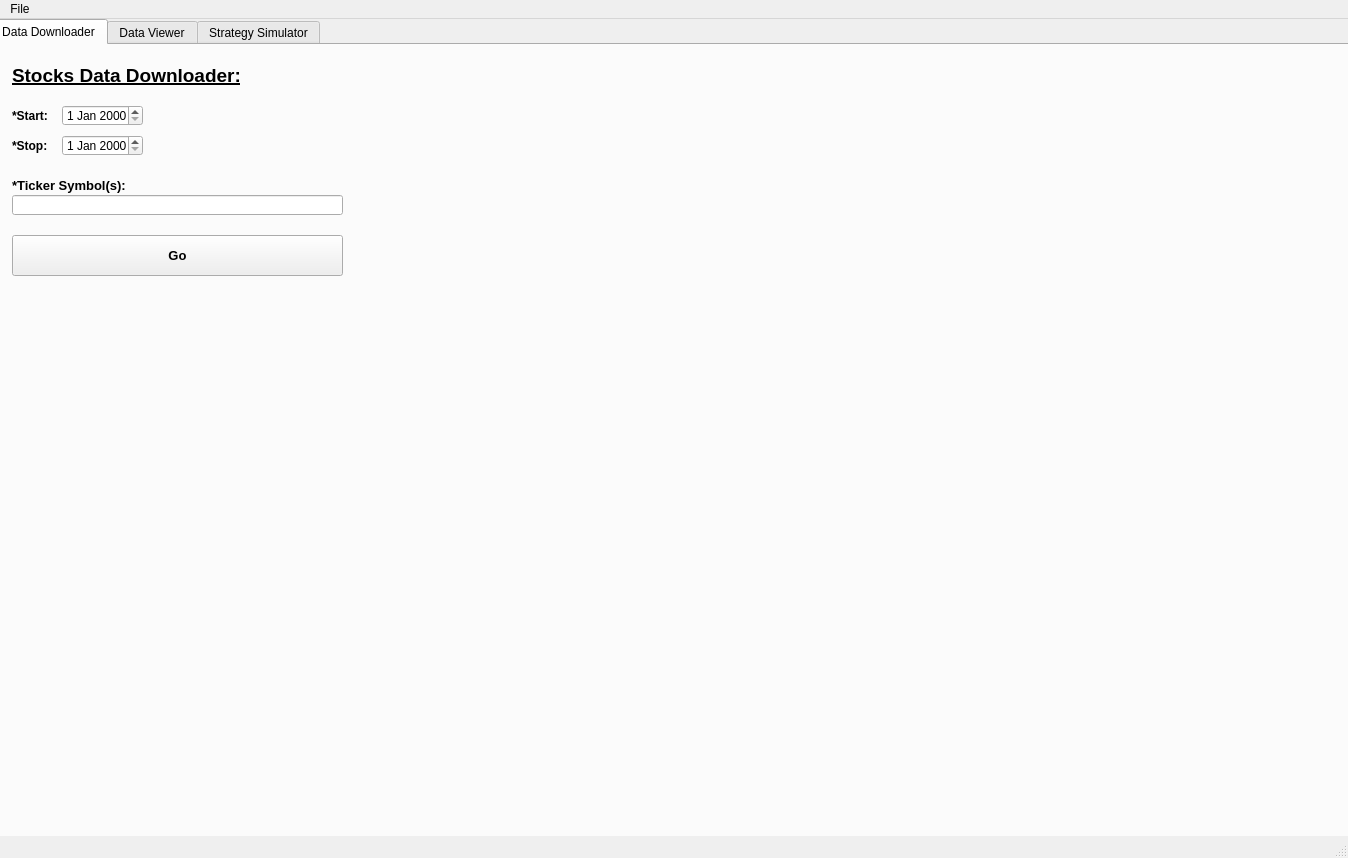
<?xml version="1.0" encoding="UTF-8"?>
<ui version="4.0">
 <class>Toolbox</class>
 <widget class="QMainWindow" name="Toolbox">
  <property name="geometry">
   <rect>
    <x>0</x>
    <y>0</y>
    <width>1348</width>
    <height>858</height>
   </rect>
  </property>
  <property name="windowTitle">
   <string>Toolbox</string>
  </property>
  <widget class="QWidget" name="centralwidget">
   <widget class="QTabWidget" name="TabWidget">
    <property name="geometry">
     <rect>
      <x>-10</x>
      <y>0</y>
      <width>1361</width>
      <height>821</height>
     </rect>
    </property>
    <property name="currentIndex">
     <number>0</number>
    </property>
    <widget class="QWidget" name="DataDownloader_Tab">
     <attribute name="title">
      <string>Data Downloader</string>
     </attribute>
     <widget class="QDateEdit" name="Stop_dateedit">
      <property name="geometry">
       <rect>
        <x>70</x>
        <y>90</y>
        <width>81</width>
        <height>21</height>
       </rect>
      </property>
     </widget>
     <widget class="QLabel" name="Stop_label">
      <property name="geometry">
       <rect>
        <x>20</x>
        <y>90</y>
        <width>41</width>
        <height>21</height>
       </rect>
      </property>
      <property name="font">
       <font>
        <weight>75</weight>
        <bold>true</bold>
       </font>
      </property>
      <property name="text">
       <string>*Stop:</string>
      </property>
     </widget>
     <widget class="QLabel" name="TickerSymbols_label">
      <property name="geometry">
       <rect>
        <x>20</x>
        <y>130</y>
        <width>121</width>
        <height>21</height>
       </rect>
      </property>
      <property name="font">
       <font>
        <pointsize>10</pointsize>
        <weight>75</weight>
        <bold>true</bold>
       </font>
      </property>
      <property name="text">
       <string>*Ticker Symbol(s):</string>
      </property>
     </widget>
     <widget class="QLineEdit" name="TickerSymbols_lineedit">
      <property name="geometry">
       <rect>
        <x>20</x>
        <y>150</y>
        <width>331</width>
        <height>20</height>
       </rect>
      </property>
     </widget>
     <widget class="QPushButton" name="Go_pushbutton">
      <property name="geometry">
       <rect>
        <x>20</x>
        <y>190</y>
        <width>331</width>
        <height>41</height>
       </rect>
      </property>
      <property name="font">
       <font>
        <pointsize>10</pointsize>
        <weight>75</weight>
        <bold>true</bold>
       </font>
      </property>
      <property name="text">
       <string>Go</string>
      </property>
     </widget>
     <widget class="QLabel" name="Start_label">
      <property name="geometry">
       <rect>
        <x>20</x>
        <y>60</y>
        <width>41</width>
        <height>21</height>
       </rect>
      </property>
      <property name="font">
       <font>
        <weight>75</weight>
        <bold>true</bold>
       </font>
      </property>
      <property name="text">
       <string>*Start:</string>
      </property>
     </widget>
     <widget class="QDateEdit" name="Start_dateedit">
      <property name="geometry">
       <rect>
        <x>70</x>
        <y>60</y>
        <width>81</width>
        <height>21</height>
       </rect>
      </property>
     </widget>
     <widget class="QLabel" name="StockBarsData_label">
      <property name="geometry">
       <rect>
        <x>20</x>
        <y>20</y>
        <width>261</width>
        <height>21</height>
       </rect>
      </property>
      <property name="font">
       <font>
        <pointsize>14</pointsize>
        <weight>75</weight>
        <bold>true</bold>
        <underline>true</underline>
       </font>
      </property>
      <property name="text">
       <string>Stocks Data Downloader:</string>
      </property>
     </widget>
    </widget>
    <widget class="QWidget" name="DataViewer_Tab">
     <attribute name="title">
      <string>Data Viewer</string>
     </attribute>
     <widget class="QTableView" name="tableView">
      <property name="geometry">
       <rect>
        <x>20</x>
        <y>40</y>
        <width>1321</width>
        <height>741</height>
       </rect>
      </property>
     </widget>
     <widget class="QPushButton" name="refresh_button">
      <property name="geometry">
       <rect>
        <x>510</x>
        <y>10</y>
        <width>111</width>
        <height>21</height>
       </rect>
      </property>
      <property name="font">
       <font>
        <pointsize>9</pointsize>
        <weight>50</weight>
        <bold>false</bold>
       </font>
      </property>
      <property name="text">
       <string>Refresh</string>
      </property>
     </widget>
     <widget class="QLabel" name="label">
      <property name="geometry">
       <rect>
        <x>26</x>
        <y>10</y>
        <width>41</width>
        <height>21</height>
       </rect>
      </property>
      <property name="font">
       <font>
        <pointsize>12</pointsize>
        <weight>75</weight>
        <bold>true</bold>
       </font>
      </property>
      <property name="text">
       <string>File:</string>
      </property>
     </widget>
     <widget class="QComboBox" name="comboBox">
      <property name="geometry">
       <rect>
        <x>70</x>
        <y>10</y>
        <width>421</width>
        <height>22</height>
       </rect>
      </property>
     </widget>
    </widget>
    <widget class="QWidget" name="PrimaryModel_Tab">
     <attribute name="title">
      <string>Strategy Simulator</string>
     </attribute>
     <widget class="QLineEdit" name="PTMultiplier_Input">
      <property name="geometry">
       <rect>
        <x>120</x>
        <y>600</y>
        <width>61</width>
        <height>21</height>
       </rect>
      </property>
     </widget>
     <widget class="QLabel" name="FitnessFunction_Label">
      <property name="geometry">
       <rect>
        <x>20</x>
        <y>670</y>
        <width>241</width>
        <height>21</height>
       </rect>
      </property>
      <property name="font">
       <font>
        <weight>75</weight>
        <bold>true</bold>
       </font>
      </property>
      <property name="text">
       <string>Fitness Function:</string>
      </property>
     </widget>
     <widget class="QLabel" name="BaseSymbol_Label">
      <property name="geometry">
       <rect>
        <x>10</x>
        <y>70</y>
        <width>61</width>
        <height>21</height>
       </rect>
      </property>
      <property name="font">
       <font>
        <weight>75</weight>
        <bold>true</bold>
       </font>
      </property>
      <property name="text">
       <string>*Symbol:</string>
      </property>
     </widget>
     <widget class="QLineEdit" name="SLMultiplier_Input">
      <property name="geometry">
       <rect>
        <x>120</x>
        <y>630</y>
        <width>61</width>
        <height>21</height>
       </rect>
      </property>
     </widget>
     <widget class="QLabel" name="VolCalculation_Label">
      <property name="geometry">
       <rect>
        <x>20</x>
        <y>540</y>
        <width>161</width>
        <height>21</height>
       </rect>
      </property>
      <property name="font">
       <font>
        <weight>75</weight>
        <bold>true</bold>
       </font>
      </property>
      <property name="text">
       <string>*Volatility Calculation:</string>
      </property>
     </widget>
     <widget class="QLabel" name="StrategyDirection_Label">
      <property name="geometry">
       <rect>
        <x>10</x>
        <y>10</y>
        <width>131</width>
        <height>21</height>
       </rect>
      </property>
      <property name="font">
       <font>
        <weight>75</weight>
        <bold>true</bold>
       </font>
      </property>
      <property name="text">
       <string>*Strategy Direction:</string>
      </property>
     </widget>
     <widget class="QLineEdit" name="MaxHoldingBars_Input">
      <property name="geometry">
       <rect>
        <x>150</x>
        <y>730</y>
        <width>61</width>
        <height>21</height>
       </rect>
      </property>
      <property name="text">
       <string>9999</string>
      </property>
     </widget>
     <widget class="QLabel" name="MaxHoldingBars_Label">
      <property name="geometry">
       <rect>
        <x>20</x>
        <y>730</y>
        <width>111</width>
        <height>21</height>
       </rect>
      </property>
      <property name="font">
       <font>
        <weight>75</weight>
        <bold>true</bold>
       </font>
      </property>
      <property name="text">
       <string>Max Holding Bars:</string>
      </property>
     </widget>
     <widget class="QLineEdit" name="MaxHoldingBars_Delta3">
      <property name="geometry">
       <rect>
        <x>290</x>
        <y>730</y>
        <width>61</width>
        <height>21</height>
       </rect>
      </property>
      <property name="text">
       <string>0</string>
      </property>
     </widget>
     <widget class="QLabel" name="Delta3_Label">
      <property name="geometry">
       <rect>
        <x>250</x>
        <y>730</y>
        <width>31</width>
        <height>21</height>
       </rect>
      </property>
      <property name="font">
       <font>
        <weight>75</weight>
        <bold>true</bold>
       </font>
      </property>
      <property name="text">
       <string>Δ x3:</string>
      </property>
     </widget>
     <widget class="QLabel" name="ProfitableCloses_Label">
      <property name="geometry">
       <rect>
        <x>20</x>
        <y>760</y>
        <width>111</width>
        <height>21</height>
       </rect>
      </property>
      <property name="font">
       <font>
        <weight>75</weight>
        <bold>true</bold>
       </font>
      </property>
      <property name="text">
       <string>Profitable Closes:</string>
      </property>
     </widget>
     <widget class="QLabel" name="Delta3_Label_2">
      <property name="geometry">
       <rect>
        <x>250</x>
        <y>760</y>
        <width>31</width>
        <height>21</height>
       </rect>
      </property>
      <property name="font">
       <font>
        <weight>75</weight>
        <bold>true</bold>
       </font>
      </property>
      <property name="text">
       <string>Δ x3:</string>
      </property>
     </widget>
     <widget class="QLineEdit" name="ProfitableCloses_Input">
      <property name="geometry">
       <rect>
        <x>150</x>
        <y>760</y>
        <width>61</width>
        <height>21</height>
       </rect>
      </property>
      <property name="text">
       <string>9999</string>
      </property>
     </widget>
     <widget class="QLineEdit" name="ProfitableCloses_Delta3">
      <property name="geometry">
       <rect>
        <x>290</x>
        <y>760</y>
        <width>61</width>
        <height>21</height>
       </rect>
      </property>
      <property name="text">
       <string>0</string>
      </property>
     </widget>
     <widget class="QComboBox" name="StrategyDirection_Input">
      <property name="geometry">
       <rect>
        <x>10</x>
        <y>30</y>
        <width>301</width>
        <height>22</height>
       </rect>
      </property>
      <item>
       <property name="text">
        <string>Long</string>
       </property>
      </item>
      <item>
       <property name="text">
        <string>Short</string>
       </property>
      </item>
     </widget>
     <widget class="QComboBox" name="VolCalculation_Input">
      <property name="geometry">
       <rect>
        <x>20</x>
        <y>560</y>
        <width>331</width>
        <height>22</height>
       </rect>
      </property>
      <item>
       <property name="text">
        <string>stdev_volatility</string>
       </property>
      </item>
      <item>
       <property name="text">
        <string>madev_volatility</string>
       </property>
      </item>
     </widget>
     <widget class="QComboBox" name="FitnessFunction_Input">
      <property name="geometry">
       <rect>
        <x>20</x>
        <y>690</y>
        <width>331</width>
        <height>22</height>
       </rect>
      </property>
      <item>
       <property name="text">
        <string>Sharpe Ratio</string>
       </property>
      </item>
      <item>
       <property name="text">
        <string>Sortino Ratio</string>
       </property>
      </item>
      <item>
       <property name="text">
        <string>Probabilistic Sharpe</string>
       </property>
      </item>
      <item>
       <property name="text">
        <string>Probabilistic Sortino</string>
       </property>
      </item>
      <item>
       <property name="text">
        <string>Sharpe Estimation Uncertainty</string>
       </property>
      </item>
      <item>
       <property name="text">
        <string>Sortino Estimation Uncertainty</string>
       </property>
      </item>
      <item>
       <property name="text">
        <string>Sharpe Estimation Confidence</string>
       </property>
      </item>
      <item>
       <property name="text">
        <string>Sortino Estimation Confidence</string>
       </property>
      </item>
     </widget>
     <widget class="QTableWidget" name="SignalBin">
      <property name="geometry">
       <rect>
        <x>370</x>
        <y>50</y>
        <width>501</width>
        <height>731</height>
       </rect>
      </property>
     </widget>
     <widget class="QTableWidget" name="SignalParameters_Table">
      <property name="geometry">
       <rect>
        <x>890</x>
        <y>80</y>
        <width>431</width>
        <height>221</height>
       </rect>
      </property>
     </widget>
     <widget class="QLabel" name="Signal_Label">
      <property name="geometry">
       <rect>
        <x>890</x>
        <y>30</y>
        <width>61</width>
        <height>20</height>
       </rect>
      </property>
      <property name="font">
       <font>
        <pointsize>12</pointsize>
        <weight>75</weight>
        <bold>true</bold>
       </font>
      </property>
      <property name="text">
       <string>Signal:</string>
      </property>
     </widget>
     <widget class="QLabel" name="Signal_Text">
      <property name="geometry">
       <rect>
        <x>960</x>
        <y>30</y>
        <width>51</width>
        <height>20</height>
       </rect>
      </property>
      <property name="font">
       <font>
        <pointsize>12</pointsize>
       </font>
      </property>
      <property name="text">
       <string>None</string>
      </property>
     </widget>
     <widget class="QPushButton" name="Test_Button">
      <property name="geometry">
       <rect>
        <x>890</x>
        <y>320</y>
        <width>131</width>
        <height>41</height>
       </rect>
      </property>
      <property name="font">
       <font>
        <weight>75</weight>
        <bold>true</bold>
       </font>
      </property>
      <property name="text">
       <string>Test</string>
      </property>
     </widget>
     <widget class="QLabel" name="Parameters_Text">
      <property name="geometry">
       <rect>
        <x>1000</x>
        <y>50</y>
        <width>51</width>
        <height>20</height>
       </rect>
      </property>
      <property name="font">
       <font>
        <pointsize>12</pointsize>
       </font>
      </property>
      <property name="text">
       <string>None</string>
      </property>
     </widget>
     <widget class="QLabel" name="Parameters_Label">
      <property name="geometry">
       <rect>
        <x>890</x>
        <y>50</y>
        <width>101</width>
        <height>20</height>
       </rect>
      </property>
      <property name="font">
       <font>
        <pointsize>12</pointsize>
        <weight>75</weight>
        <bold>true</bold>
       </font>
      </property>
      <property name="text">
       <string>Parameters:</string>
      </property>
     </widget>
     <widget class="QLineEdit" name="PTMultiplier_Delta3">
      <property name="geometry">
       <rect>
        <x>290</x>
        <y>600</y>
        <width>61</width>
        <height>21</height>
       </rect>
      </property>
      <property name="text">
       <string>0.00</string>
      </property>
     </widget>
     <widget class="QLabel" name="Delta3_Label_3">
      <property name="geometry">
       <rect>
        <x>240</x>
        <y>600</y>
        <width>31</width>
        <height>21</height>
       </rect>
      </property>
      <property name="font">
       <font>
        <weight>75</weight>
        <bold>true</bold>
       </font>
      </property>
      <property name="text">
       <string>Δ x3:</string>
      </property>
     </widget>
     <widget class="QLabel" name="Delta3_Label_4">
      <property name="geometry">
       <rect>
        <x>240</x>
        <y>630</y>
        <width>31</width>
        <height>21</height>
       </rect>
      </property>
      <property name="font">
       <font>
        <weight>75</weight>
        <bold>true</bold>
       </font>
      </property>
      <property name="text">
       <string>Δ x3:</string>
      </property>
     </widget>
     <widget class="QLineEdit" name="SLMultiplier_Delta3">
      <property name="geometry">
       <rect>
        <x>290</x>
        <y>630</y>
        <width>61</width>
        <height>21</height>
       </rect>
      </property>
      <property name="text">
       <string>0.00</string>
      </property>
     </widget>
     <widget class="QTableWidget" name="Symbol_tablewidget">
      <property name="geometry">
       <rect>
        <x>10</x>
        <y>90</y>
        <width>331</width>
        <height>431</height>
       </rect>
      </property>
     </widget>
     <widget class="QLabel" name="PTMultiplier_label">
      <property name="geometry">
       <rect>
        <x>20</x>
        <y>600</y>
        <width>81</width>
        <height>21</height>
       </rect>
      </property>
      <property name="font">
       <font>
        <weight>75</weight>
        <bold>true</bold>
       </font>
      </property>
      <property name="text">
       <string>PT Multiplier:</string>
      </property>
     </widget>
     <widget class="QLabel" name="SLMultiplier_label">
      <property name="geometry">
       <rect>
        <x>20</x>
        <y>630</y>
        <width>81</width>
        <height>21</height>
       </rect>
      </property>
      <property name="font">
       <font>
        <weight>75</weight>
        <bold>true</bold>
       </font>
      </property>
      <property name="text">
       <string>SL Multiplier:</string>
      </property>
     </widget>
     <widget class="QLabel" name="SignalSelection_label">
      <property name="geometry">
       <rect>
        <x>370</x>
        <y>20</y>
        <width>161</width>
        <height>20</height>
       </rect>
      </property>
      <property name="font">
       <font>
        <pointsize>12</pointsize>
        <weight>75</weight>
        <bold>true</bold>
       </font>
      </property>
      <property name="text">
       <string>*Signal Selection:</string>
      </property>
     </widget>
    </widget>
   </widget>
  </widget>
  <widget class="QStatusBar" name="statusbar"/>
  <widget class="QMenuBar" name="menuBar">
   <property name="geometry">
    <rect>
     <x>0</x>
     <y>0</y>
     <width>1348</width>
     <height>21</height>
    </rect>
   </property>
   <widget class="QMenu" name="menuFile">
    <property name="title">
     <string>File</string>
    </property>
    <addaction name="actionSave_Config"/>
    <addaction name="separator"/>
    <addaction name="actionLoad_Config"/>
    <addaction name="actionLoad_Signal_Parameter"/>
   </widget>
   <addaction name="menuFile"/>
  </widget>
  <action name="actionSettings">
   <property name="text">
    <string>Settings...</string>
   </property>
  </action>
  <action name="actionSave_Config">
   <property name="text">
    <string>Settings...</string>
   </property>
  </action>
  <action name="actionLoad_Config">
   <property name="text">
    <string>Save Signal Parameter Config (Ctrl+S)</string>
   </property>
   <property name="shortcut">
    <string>Ctrl+S</string>
   </property>
  </action>
  <action name="actionLoad_Signal_Parameter">
   <property name="text">
    <string>Load Signal Parameter Config (Ctrl+L)</string>
   </property>
   <property name="shortcut">
    <string>Ctrl+L</string>
   </property>
  </action>
 </widget>
 <resources/>
 <connections/>
</ui>
